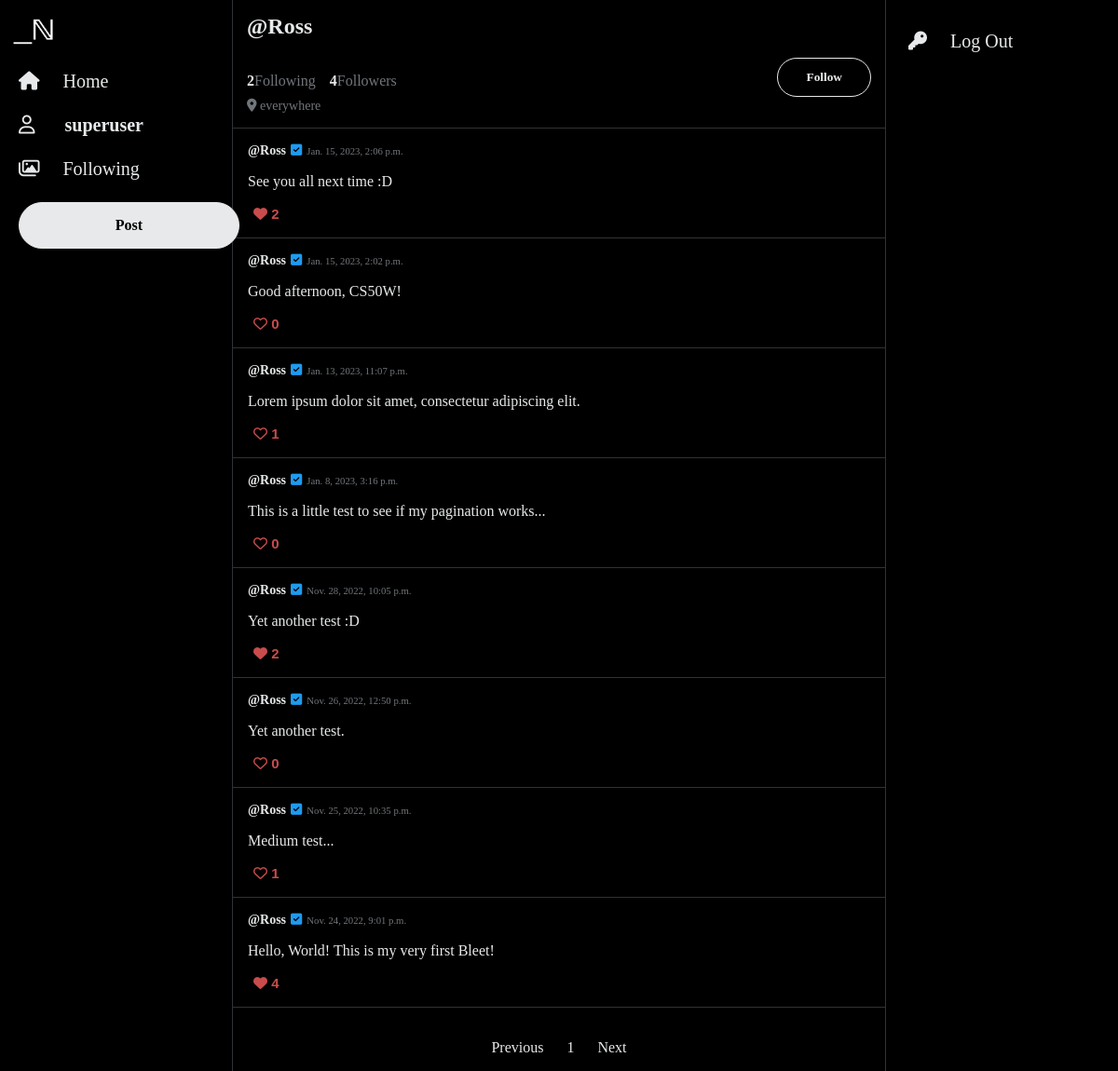
The app's page /profile/1 (signed in) with its own data.
### network/models.py (models this page shows, shortened)
class User(AbstractUser):
    pass

class Tweet(models.Model):
    author = models.ForeignKey(User, on_delete=models.CASCADE)
    tweetText = models.CharField(max_length=255)
    posted = models.DateTimeField(auto_now_add=True)
    like = models.ManyToManyField(User, blank=True, related_name="likes")

### network/views.py (the view)
# urls.py: path("profile/<int:user_id>", views.profile, name="profile"),
@login_required(redirect_field_name='my_redirect_field')
def profile(request, user_id):
    profile = User.objects.get(id=user_id)
    if Follow.objects.filter(user=user_id, followed_by=request.user).exists():
        following_status = True
    else:
        following_status = False
    followList = []
    following = request.user.following.all()
    for x in following:
        followList.append(x.user.id)
    tweets = Tweet.objects.filter(author=user_id).order_by('-posted')
    paginator = Paginator(tweets, 10)
    page_number = request.GET.get('page')
    page_obj = paginator.get_page(page_number)
    return render(request, "network/profile.html", {
        "page_obj": page_obj,
        "viewed_profile": profile.username,
        "viewed_profile_id": user_id,
        "tweets": tweets,
        "following": profile.following.all().count(),
        "followedBy": Follow.objects.filter(user=user_id).count(),
        "following_status": following_status
    })

### network/templates/network/profile.html (shortened to what this page needs)
{% extends "network/layout.html" %}
{% block body %}
<div class="profile">
   <h2 style="margin-top: 0;" data-id="{{viewed_profile_id}}">@{{viewed_profile}}</h2>
   <div class="profile-box">
   <div>
      <div style="display: flex;">
         <p class="follow-number">{{following}}</p> <p class="text-profile">Following</p> <p class="follow-number">{{followedBy}}</p> <p class="text-profile">Followers</p>
      </div>
   <span class="everywhere"><i class="fa-solid fa-location-dot"></i> everywhere</span>
   </div>
   {% if user.username == viewed_profile %}
   {% else %}
   {% if following_status == True %}
   <button type="button" class="button-unfollow">Unfollow</button>
   {% elif following_status == False %}
   <button type="button" class="button-follow">Follow</button>
   {% endif %}
   {% endif %}
   </div>
</div>
<div class="container">
   {% for tweet in page_obj %}
   <div class="post">
      <div class="card" data-id="{{tweet.id}}">
         <div class="card-body rounded">
            <div class="card-info">
            <a class="card-title" href="{% url 'profile' user_id=tweet.author.id%}"><strong>@{{ tweet.author }}</strong></a>
            <i class="fa-solid fa-square-check" id="check"></i>
            <h6 class="card-subtitle">{{tweet.posted}}</h6>
            </div>
            <p class="card-text" id="tweetText">{{tweet.tweetText}}</p>
            {% if user.username in tweet.like.all|stringformat:'s' %}
            <button class="button-like" id="foo-like">
               <i class="fa-solid fa-heart"></i>&nbsp;<span id="number">{{ tweet.like.all.count }}</span>
            </button>
            {% else %}
            <button class="button-secondary" id="foo">
               <i class="fa-regular fa-heart"></i>&nbsp;<span id="number">{{ tweet.like.all.count }}</span>
            </button>
            {% endif %}
         </div>
      </div>
   </div>
   {% endfor %}
   <br>
   <nav aria-label="Page">
      <ul class="pagination">
         {% if page_obj.has_previous %}
         <li class="page-item">
            <a class="page-link" href="?page={{ page_obj.previous_page_number }}">Previous</a>
         </li>
         {% else %}
         <li class="page-item disabled">
            <a class="page-link disabled" href="#" tabindex="-1" aria-disabled="True">Previous</a>
         </li>
         {% endif %}
         {% for i in page_obj.paginator.page_range %}
         {% if page_obj.number == i %}
         <li class="page-item active" aria-current="page">
            <span class="page-link">
               {{ i }}
            </span>
         </li>
         {% else %}
         <li class="page-item"><a class="page-link" href="?page={{ i }}">{{ i }}</a></li>
         {% endif %}
         {% endfor %}
         {% if page_obj.has_next %}
         <li class="page-item">
            <a class="page-link" href="?page={{ page_obj.next_page_number }}">Next</a>
         </li>
         {% else %}
         <li class="page-item disabled">
            <a class="page-link disabled" href="#" tabindex="-1" aria-disabled="True">Next</a>
         </li>
         {% endif %}
      </ul>
   </nav>
</div>
{% endblock %}

### network/templates/network/layout.html (shortened to what this page needs)
{% load static %}
<!DOCTYPE html>
<html lang="en">
    <head>
        <link rel="stylesheet" href="{% static 'network/styles.css' %}"/>
        <link rel="stylesheet" href="https://cdnjs.cloudflare.com/ajax/libs/font-awesome/6.7.2/css/all.min.css">
    </head>
    <body>
        <header>
            <div class="sticky">
                <div class="logo">
                    <a href="{% url 'index' %}">
                        <img src="{% static '/network/logo.webp' %}" height="45" alt="logo"/>
                    </a>
                </div>
                <nav>
                    <div>
                        <ul style="margin: 0;">
                            {% if user.is_authenticated %}
                                <li class="nav-item">
                                    <a class="nav-link" href="{% url 'allPosts' %}">
                                        <i class="fa-sharp fa-solid fa-house" id="nav-icon"></i>
                                        <span class="nav-text">Home</span>
                                    </a>
                                </li>
                                <li class="nav-item">
                                    <a class="nav-link" href="{% url 'profile' user_id=user.id%}">
                                        <i class="fa-regular fa-user" id="nav-icon"></i>
                                        <strong class="nav-text" style="margin-left: 27px;">{{ user.username }}</strong>
                                    </a>
                                </li>
                                <li class="nav-item">
                                    <a class="nav-link" href="{% url 'following' %}">
                                        <i class="fa-regular fa-images"></i>
                                        <span class="nav-text">Following</span>
                                    </a>
                                </li>
                                <li class="nav-item button">
                                    <a class="nav-button" href="{% url 'tweet' %}" role="button">Post</a>
                                </li>
                            {% endif %}
                        </ul>
                    </div>
                </nav>
            </div>
        </header>
        <div class="body">
            {% block body %}
            {% endblock %}
        </div>
        <footer>
            <div class="sticky" style="margin-left: 12px;">
                <ul>
                    <li class="nav-item">
                        <a class="nav-link" href="{% url 'logout' %}" role="button">
                            <i class="fa-solid fa-key"></i>
                            <span class="nav-text">Log Out</span>
                        </a>
                    </li>
                </ul>
            </div>
        </footer>
    </body>
</html>

### network/static/network/styles.css (style rules this page uses)
body { display: flex; color: #e7e9ea; justify-content: center; background-color: #000; font-family: TwitterChirp; margin-top: 0; margin-bottom: 0; }
header { width: 275px; border-right: 1px solid #2F3336; }
footer { width: 275px; border-left: 1px solid #2F3336; }
ul { padding-inline-start: 0; }
#nav-icon { font-size: 20px; color: #e7e9ea; }
a.nav-link { font-size: 20px; color: #e7e9ea; text-decoration: none; }
a.card-title { margin: 0; color: #e7e9ea; text-decoration: none; font-size: 14px; }
a.page-link { color: #1d9bf0; }
a.page-link.disabled { color: #e7e9ea; text-decoration: none; cursor: default; }
.sticky { position: fixed; margin-top: 5px; }
.nav-item { align-items: center; display: flex; padding: 12px; }
.logo { padding: 5px; }
.nav-text { margin-left: 20px; margin-right: 16px; }
.nav-button { background-color: #e7e9ea; border: 1px solid #e7e9ea; border-radius: 25px; padding: 15px 25px; text-align: center; color: #000; text-decoration: none; font-weight: 600; width: 185px; }
.nav-item.button { background-color: transparent; border-radius: 25px; width: auto; }
.body { max-width: 750px; min-width: 700px; }
.post { border-bottom: 1px solid #2F3336; padding: 16px; }
.card-info { display: flex; align-items: baseline; gap: 5px; }
.card-subtitle { margin: 0; font-weight: normal; color: #71767b; }
#check { color: #1d9bf0; font-size: 14px; }
#foo { border: none; background-color: transparent; color: #c94c4c; font-size: 15px; cursor: pointer; }
#foo-like { border: none; background-color: transparent; color: #c94c4c; font-size: 15px; font-weight: bold; cursor: pointer; }
#number { font-weight: bold; }
.pagination { display: flex; justify-content: center; gap: 25px; align-items: center; }
.page-item { display: block; }
.profile { border-bottom: 1px solid #2F3336; padding: 15px; }
p.follow-number { font-weight: 600; margin-bottom: .5em; }
p.text-profile { margin-right: 15px; font-weight: normal; color: #71767b; margin-bottom: .5em; }
span.everywhere { color: #71767b; font-size: 14px; }
.profile-box { display: flex; justify-content: space-between; }
.button-follow { font-family: TwitterChirp; font-weight: bold; background-color: transparent; color: #e7e9ea; border: 1px solid #e7e9ea; padding: 20px 30px; height: 20px; align-items: center; display: flex; border-radius: 25px; cursor: pointer; }

### records on screen
User: username "superuser"
User: username "Ross"
Tweet: author "Ross", posted "Jan. 15, 2023, 2:06 p.m.", tweetText "See you all next time :D", like.all.count "2"
Tweet: author "Ross", posted "Jan. 15, 2023, 2:02 p.m.", tweetText "Good afternoon, CS50W!", like.all.count "0"
Tweet: author "Ross", posted "Jan. 13, 2023, 11:07 p.m.", tweetText "Lorem ipsum dolor sit amet, consectetur adipiscing elit.", like.all.count "1"
Tweet: author "Ross", posted "Jan. 8, 2023, 3:16 p.m.", tweetText "This is a little test to see if my pagination works...", like.all.count "0"
Tweet: author "Ross", posted "Nov. 28, 2022, 10:05 p.m.", tweetText "Yet another test :D", like.all.count "2"
Tweet: author "Ross", posted "Nov. 26, 2022, 12:50 p.m.", tweetText "Yet another test.", like.all.count "0"
Tweet: author "Ross", posted "Nov. 25, 2022, 10:35 p.m.", tweetText "Medium test...", like.all.count "1"
Tweet: author "Ross", posted "Nov. 24, 2022, 9:01 p.m.", tweetText "Hello, World! This is my very first Bleet!", like.all.count "4"

### other values on screen
{{ following }} "2"
{{ followedBy }} "4"
{{ i }} "1"
